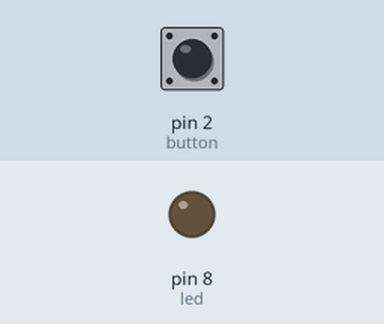
Simulated run of this sketch. Board: Arduino Uno, built with avr-gcc and run on an emulated ATmega328P. Parts: output pins drawn as LEDs (lit = HIGH). Dashed ring = blinking. The inputs (shaded band) are chosen by the test bench; at power-on: pin 2 (button) LOW.

Above: at 1.2 s.
1.3 s: pin 2 (button) pulled HIGH for 3.2 s
At 1.7 s:
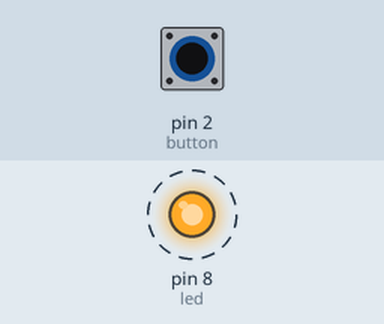
Timing chart, 0 to 6.3 s (numbered marks = the images above; inputs shaded):
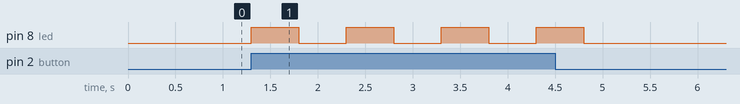

The sketch:

Blink_PushButton.ino
```cpp
int led = 8;
int button = 2;
int button_value;

void setup() {
  pinMode(led, OUTPUT);//declared led as output
  pinMode(button, INPUT); //declared push button as input
}

void loop() {
  button_value = digitalRead(button);//reads input value
  if(button_value == HIGH){
      digitalWrite(led, HIGH);   // turn the LED on (HIGH is the voltage level)
      delay(500);                       // wait for a second
      digitalWrite(led, LOW);    // turn the LED off by making the voltage LOW
      delay(500);                       // wait for a second
  } else {
    digitalWrite(led, LOW);
  }

}
```

Measured:
- after the input at 1.3 s, pin 8 (led): alternates HIGH for 0.50 s and LOW for 0.50 s, 8 changes in all, then stays LOW, starting at once
